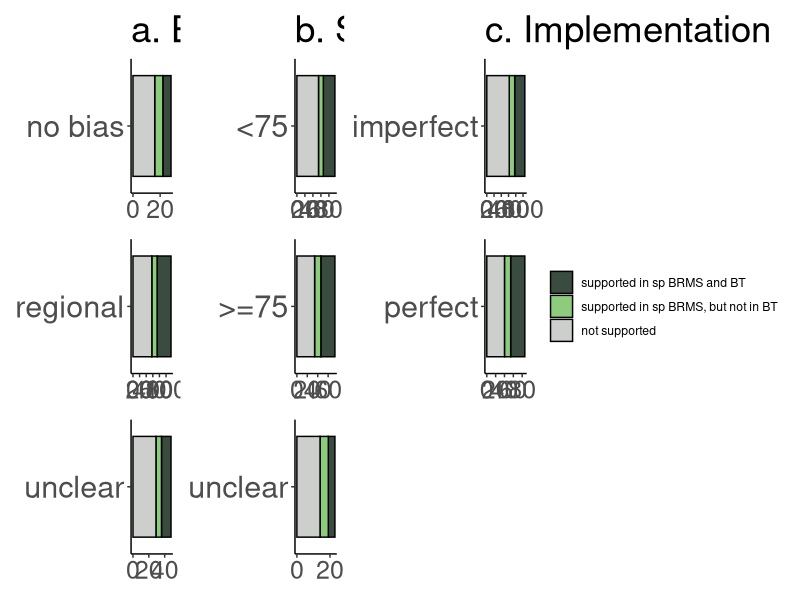
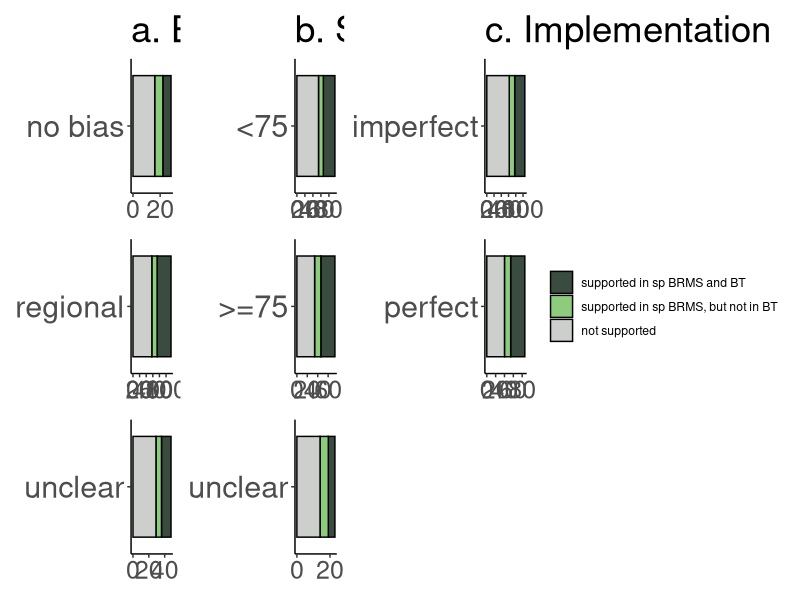

Write R code to recreate these figures, in order. (Note: this script raises an error after producing the figures.)
library(tidyverse)
library(patchwork)

df <- readr::read_tsv("results/BT_results_summary/results.txt", show_col_types=FALSE) %>% 
  dplyr::select(universal_code = code, 
               Size = `Size..review.of.original.`,
               `Implementation` = `Implementation..review.of.original..1`, 
               Bias.3, supported, brms.support = brmsQ_Fixed_V3_SIG) %>% 
  mutate(supported_new = ifelse(supported == "NOT SIG" & brms.support == "SIG", "supported in sp BRMS, but not in BT", supported)) %>% 
  mutate(supported_new = ifelse(supported_new == "NOT SIG", "not supported", supported_new)) %>% 
  mutate(supported_new = ifelse(supported_new == "SIG", "supported in sp BRMS and BT", supported_new)) 
  
df_plot_S8 <- df %>%
    mutate(Sample_size = ifelse(Size >= 75, ">=75", NA)) %>%
    mutate(Sample_size = ifelse(Size < 75, "<75", Sample_size)) %>%
    mutate(Sample_size = ifelse(is.na(Size), "unclear", Sample_size)) %>%
    mutate(Bias = ifelse(`Bias.3` == "bias towards Eurasia"|
                             `Bias.3` == "exclusively samples one family or area"|
                             `Bias.3` == "bias against the Pacific, PNG, Australia, and/or South America"   , "regional", NA  )) %>%
    mutate(Bias = ifelse(`Bias.3` == "no bias"   , "no bias", Bias  )) %>%
    mutate(Bias = ifelse(is.na(Bias.3)  , "unclear", Bias  )) %>%
    mutate(Implementation = ifelse(Implementation == "less than OK", "imperfect", Implementation )) %>%
    mutate(Implementation = ifelse(Implementation == "OK", "imperfect", Implementation )) %>%
    dplyr::select(universal_code, Sample_size, Bias, Implementation, supported_new, supported)

df_plot_S8$supported_new <- factor(df_plot_S8$supported_new, levels=c("supported in sp BRMS and BT", "supported in sp BRMS, but not in BT", "not supported"))

plot_bar <- function(df, label_legend=FALSE, label_axis=FALSE, label_model=TRUE, var = NULL) {

        ggplot(df, aes({{var}}, group=supported_new, fill=supported_new), alpha = 0.8) +
        geom_bar(color= "black") +
        scale_fill_manual(values=c( "#3a4c40", "#8ccc7c", "#cdcfcc")) +
#        scale_fill_manual(values=c( "#2A2E87", "steelblue", "lightgray")) +
        xlab(NULL) +
        scale_y_continuous(
            #    limits=c(0, length(levels(df$Universal.shorter))),
            breaks=c(0, 20, 40, 60, 80, 100)) +
        coord_flip() +
        theme_classic() +
        theme(title = element_text(size=22),
              axis.title.y = element_blank(),
              axis.text.x = element_text(size = 18),
              axis.title.x = element_blank(),
              legend.title = element_blank(),
              axis.text.y = element_text(size=22),
              legend.position=if (label_legend) 'right' else 'none',
         )
}



p.bias_no_bias <- plot_bar(subset(df_plot_S8, Bias == 'no bias'),  label_legend=FALSE,
         label_axis= TRUE, label_model=FALSE, var = Bias) +
    ggtitle("a. Bias")

p.bias_regional <- plot_bar(subset(df_plot_S8, Bias == 'regional'),label_legend=FALSE, label_axis= TRUE, label_model=FALSE, var = Bias)

p.bias_unclear <- plot_bar(subset(df_plot_S8, Bias == 'unclear'), label_legend=FALSE, label_axis= TRUE, label_model=FALSE, var = Bias)

p.bias <- (p.bias_no_bias  / p.bias_regional / p.bias_unclear)
##

##
p.size_small <- plot_bar(subset(df_plot_S8, Sample_size == '<75'), label_legend=FALSE, label_axis= TRUE, label_model=FALSE, var = Sample_size) +
    ggtitle("b. Sample size")

p.size_large <- plot_bar(subset(df_plot_S8, Sample_size == '>=75'),  label_legend=FALSE, label_axis= TRUE, label_model=FALSE, var = Sample_size)

p.size_unclear <- plot_bar(subset(df_plot_S8, Sample_size == 'unclear'),  label_legend=TRUE, label_axis= TRUE, label_model=FALSE, var = Sample_size)

##

p.implementation_imperfect <- plot_bar(subset(df_plot_S8, Implementation == 'imperfect'), label_legend=FALSE,
                           label_axis= TRUE, label_model=FALSE, var = Implementation) +
    ggtitle("c. Implementation")

p.implementation_perfect <- plot_bar(subset(df_plot_S8, Implementation == 'perfect'), label_legend=FALSE,
                                       label_axis= TRUE, label_model=FALSE, var = Implementation)

p.implementation <- (p.implementation_imperfect  /p.implementation_perfect/ plot_spacer())


p.size <- (p.size_small/p.size_large/p.size_unclear)

##
p <- ( p.bias |p.size |p.implementation)  +
  plot_layout(guides = "collect") & 
  theme(axis.title.x = element_blank())  # No legend in these plots

p

width = 20
height = 8

ggsave(filename="figures_SI8_barplot.png", height=height, width=width, dpi = 300,
       plot = p)

#grDevices::cairo_pdf(file="figures_SI8_barplot.pdf", height=height, width= width,)
#plot(p)
#x <- dev.off()

#GLM
df_for_glm <- df_plot_S8 %>% 
  filter(supported_new != "supported in BRMS but not in BT") %>% 
  mutate(across(all_of(c("Sample_size", "Bias", "Implementation", "supported")), as.factor))

#df_for_glm$supported <- factor(df_for_glm$supported, levels = c("SIG"   ,  "NOT SIG"))

model <- glm(supported ~ Sample_size + Bias + Implementation, data = df_for_glm, family="binomial")

summary(model)$coefficients %>% 
  as.data.frame() %>% 
  mutate(across(where(is.numeric), ~ round(.x, 2))) %>% 
  rownames_to_column("term") %>% 
  write_tsv("summary/FigureS8_GLM_coef.tsv", na = "", quote = "all")

####################ALL

df_plot_S8 %>% 
  mutate(all = "all") %>% 
ggplot(aes(all, fill=supported_new), alpha = 0.8) +
  geom_bar(color= "black") +
  scale_fill_manual(values=c( "#ae39ed", "#e9aff0", "#cdcfcc")) +
  #        scale_fill_manual(values=c( "#2A2E87", "steelblue", "lightgray")) +
  xlab(NULL) +
  scale_y_continuous(
    #    limits=c(0, length(levels(df$Universal.shorter))),
    breaks=c(0, 50, 100, 150, 191)) +
  coord_flip() +
  theme_classic() +
  theme(title = element_text(size=22),
        axis.title = element_blank(),
        axis.text.y = element_blank(),
        axis.text.x = element_text(size = 18),
        axis.title.x = element_blank(),
        legend.title = element_blank(),
        axis.ticks = element_blank(),
        legend.position='bottom'
  )


ggsave("figureS8_results_all.png", width = 7, height = 3)
